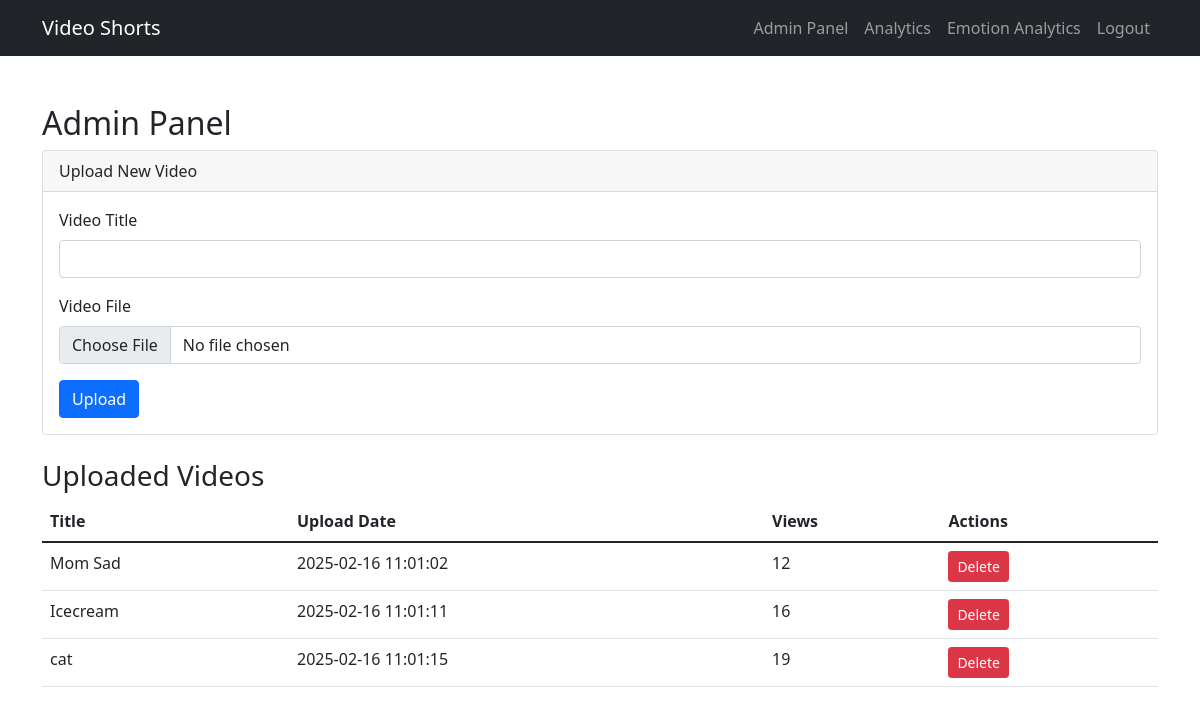
The app's page /admin (signed in), older data.
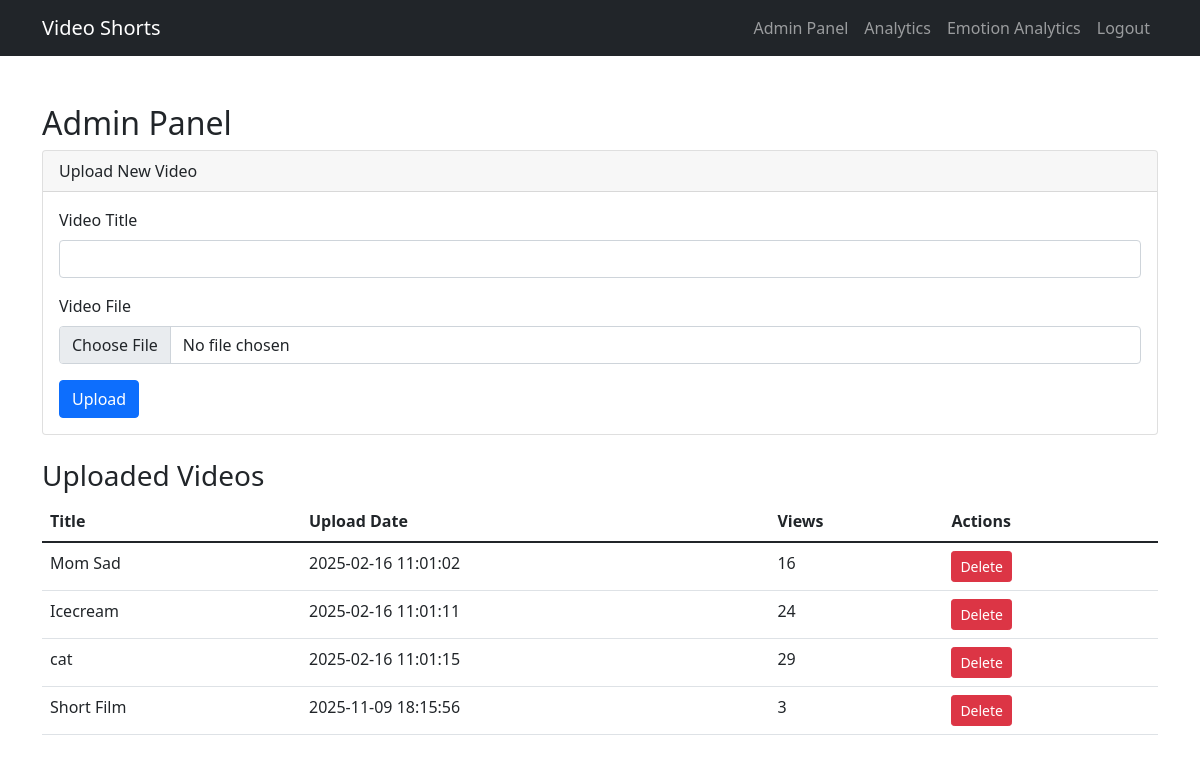
The same page, newer data.
### app.py (models this page shows)
class Video(db.Model):
    id = db.Column(db.Integer, primary_key=True)
    title = db.Column(db.String(100), nullable=False)
    filename = db.Column(db.String(200), nullable=False)
    upload_date = db.Column(db.DateTime, default=datetime.utcnow)
    views = db.Column(db.Integer, default=0)

### app.py (the view)
@app.route('/admin')
@login_required
def admin():
    if not current_user.is_admin:
        return redirect(url_for('index'))
    videos = Video.query.all()
    return render_template('admin.html', videos=videos)

### app.py (called while the page is built)
@login_manager.user_loader
def load_user(user_id):
    return User.query.get(int(user_id))

### templates/admin.html
{% extends "base.html" %}
{% block content %}
<div class="container mt-5">
    <h2>Admin Panel</h2>
    <div class="card mb-4">
        <div class="card-header">Upload New Video</div>
        <div class="card-body">
            <form method="POST" action="{{ url_for('upload_video') }}" enctype="multipart/form-data">
                <div class="mb-3">
                    <label for="title" class="form-label">Video Title</label>
                    <input type="text" class="form-control" id="title" name="title" required>
                </div>
                <div class="mb-3">
                    <label for="video" class="form-label">Video File</label>
                    <input type="file" class="form-control" id="video" name="video" accept="video/*" required>
                </div>
                <button type="submit" class="btn btn-primary">Upload</button>
            </form>
        </div>
    </div>
    <h3>Uploaded Videos</h3>
    <div class="table-responsive">
        <table class="table">
            <thead>
                <tr>
                    <th>Title</th>
                    <th>Upload Date</th>
                    <th>Views</th>
                    <th>Actions</th>
                </tr>
            </thead>
            <tbody>
                {% for video in videos %}
                <tr>
                    <td>{{ video.title }}</td>
                    <td>{{ video.upload_date.strftime('%Y-%m-%d %H:%M:%S') }}</td>
                    <td>{{ video.views }}</td>
                    <td>
                        <a href="{{ url_for('delete_video', video_id=video.id) }}"
                           class="btn btn-danger btn-sm"
                           onclick="return confirm('Are you sure you want to delete this video?')">
                            Delete
                        </a>
                    </td>
                </tr>
                {% endfor %}
            </tbody>
        </table>
    </div>
</div>
{% endblock %}

Row changes from the older to the newer data that the page shows:
changed Video "Mom Sad": views "12" → "16"
changed Video "Icecream": views "16" → "24"
changed Video "cat": views "19" → "29"
added Video: title "Short Film", upload_date "2025-11-09 18:15:56", views "3"
